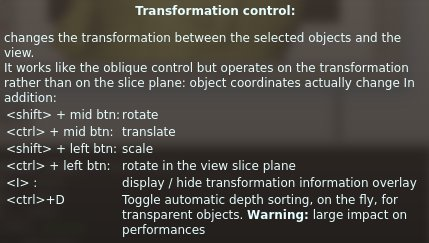
#> input picture sphinxman/images/fb_mcontrol_transfo.jpg, 429 x 243 px
$ python autocrop.py ../../sphinxman/images/fb_mcontrol_transfo.jpg out.png   (Python 2 division)
#> lines starting #> are read from the running program, lines starting #| are printed output that depends on the picture
#> in main, img is the input picture: PIL image 429x243 RGB; mean R, G, B 74.3, 71.1, 65.7
#!/usr/bin/env python
import sys, os
from PIL import Image, ImageChops

def autocrop(img, bgcolor):
	''' autocrop '''
#> called with bgcolor = (255, 255, 255)
	if img.mode == "RGBA":
		img_mode = "RGBA"
	elif img.mode != "RGB":
		img_mode = "RGB"
		img = img.convert("RGB")
        else:
                img_mode = "RGB"
	bg = Image.new(img_mode, img.size, bgcolor)
#> bg: PIL image 429x243 RGB; every value is 255
	diff = ImageChops.difference(img, bg)
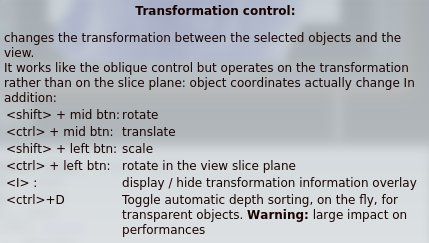
#> diff: PIL image 429x243 RGB; mean R, G, B 180.7, 183.9, 189.3
	bbox = diff.getbbox()
#> bbox = (0, 0, 429, 243)
	return img.crop(bbox)

def main():
	if len(sys.argv) != 3:
		print '%s input output' % sys.argv[0]
		sys.exit(1)
	input, output  = sys.argv[1:]
	img = Image.open(input)
	if img.mode == "RGBA" :
		img2 = autocrop(img, (0, 0, 0, 0))
		img = img2
	img2 = autocrop(img, (255, 255, 255))
	img2.save(output)

main()

$ run again, on sphinxman/images/fb_mselect.jpg
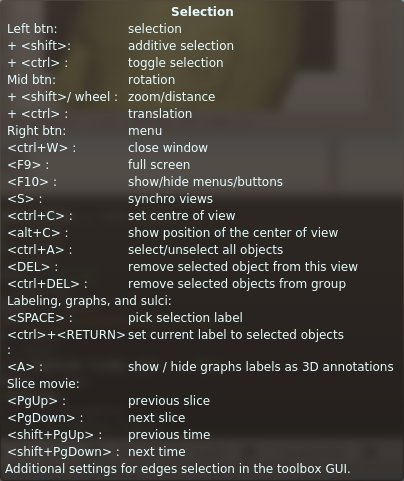
#> input picture sphinxman/images/fb_mselect.jpg, 404 x 481 px
#> in main, img is the input picture: PIL image 404x481 RGB; mean R, G, B 67.8, 64, 58.4
#> bg: PIL image 404x481 RGB; every value is 255
#> in autocrop, `diff = ImageChops.difference(img, bg)`:
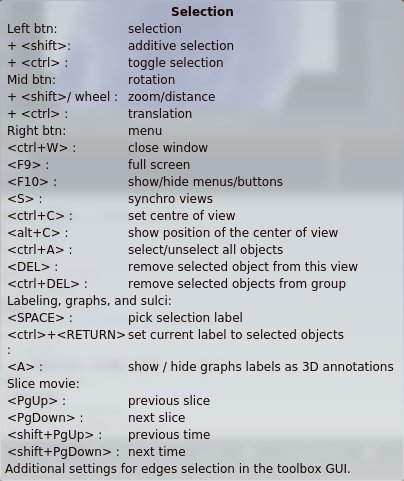
#> diff: PIL image 404x481 RGB; mean R, G, B 187.2, 191, 196.6
#> bbox = (0, 0, 404, 481)

$ run again, on sphinxman/images/fb_mtrackball.jpg
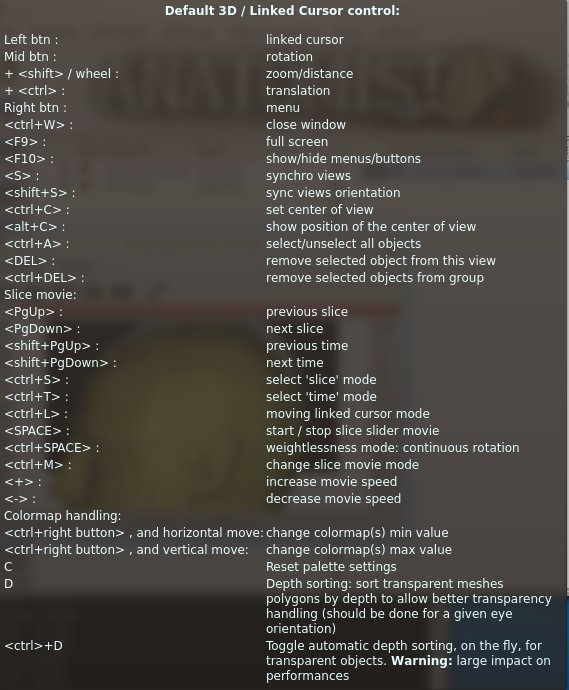
#> input picture sphinxman/images/fb_mtrackball.jpg, 569 x 690 px
#> in main, img is the input picture: PIL image 569x690 RGB; mean R, G, B 76.1, 72.4, 67.4
#> bg: PIL image 569x690 RGB; every value is 255
#> in autocrop, `diff = ImageChops.difference(img, bg)`:
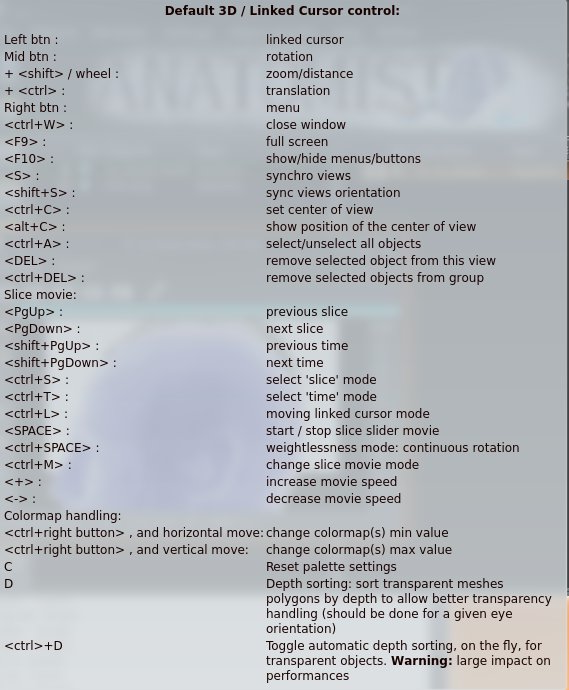
#> diff: PIL image 569x690 RGB; mean R, G, B 178.9, 182.6, 187.6
#> bbox = (0, 0, 569, 690)
